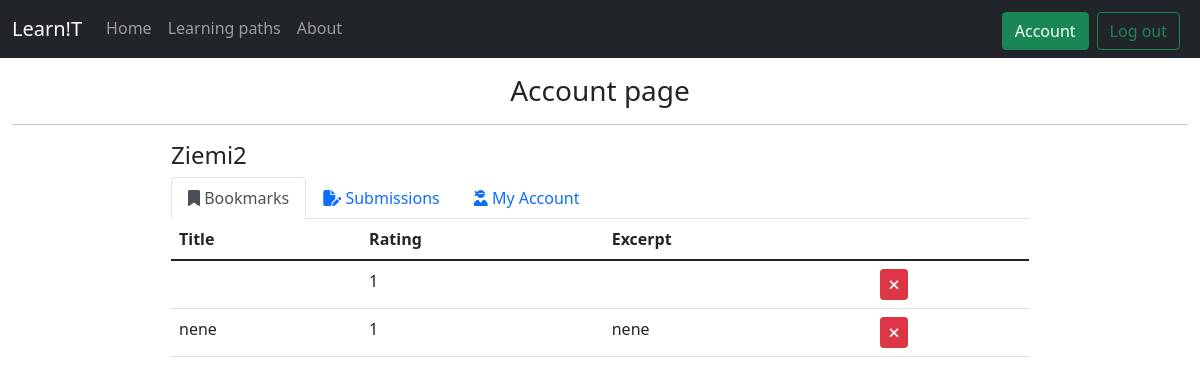
The app's page /account (signed in) with its own data.
### tables this page shows
CREATE TABLE users (                    
    id INTEGER PRIMARY KEY AUTOINCREMENT,  
    login TEXT NOT NULL UNIQUE,
    passwordhash TEXT NOT NULL UNIQUE,
    email TEXT NOT NULL UNIQUE,
    isActive INTEGER NOT NULL,
    voted TEXT DEFAULT "",
    bookmarks TEXT DEFAULT "0"
    );

CREATE TABLE lpaths (
    id INTEGER PRIMARY KEY AUTOINCREMENT,
    title TEXT NOT NULL,
    tags TEXT,
    excerpt TEXT,
    body TEXT,
    rating INTEGER DEFAULT 0,
    isActive INTEGER DEFAULT 0,
    voted TEXT DEFAULT "",
    userId INTEGER,
    FOREIGN KEY(userId) REFERENCES users(id)
);

### app.py (the view)
@app.route('/account', methods=['GET', 'POST'])
@login_required
def account():
    userId = session['user_id']
    bookmarks = []
    if(userId):
        with sqlite3.connect(_DB) as conn:
            cur = conn.cursor()
            user = cur.execute(
                "SELECT * FROM users WHERE id = ?", (int(userId),)).fetchall()[0]
            bookmarksId = cur.execute(
                "SELECT bookmarks FROM users WHERE id = ?", (int(userId),)).fetchall()[0][0]
            print(f"user: {user}")
            bookmarksId = bookmarksId.split(',')
            for pathId in bookmarksId:
                bookmarks.append(cur.execute(
                    "SELECT * FROM lpaths WHERE id = ?", (int(pathId),)).fetchall())
            bookmarks.pop(0)
            submissions = cur.execute(
                "SELECT * FROM lpaths WHERE userId = ?", (int(userId),)).fetchall()
    return render_template('account.html', active=active, bookmarks=bookmarks, submissions=submissions, userId=userId, user=user)

### helpers.py (called while the page is built)
def login_required(f):
    @wraps(f)
    def decorated_function(*args, **kwargs):
        if session.get("user_id") is None:
            return redirect("/login")
        return f(*args, **kwargs)
    return decorated_function

### templates/account.html (shortened to what this page needs)
{% extends "layout.html" %} {% block title %} Account {% endblock %} {% block
main %}
<h3 class="text-center">
  Account page
  <hr />
</h3>
<div class="container-fluid w-75">
  <h4 class="">{{user[1]}}</h4>
  <ul class="nav nav-tabs" id="myTab" role="tablist">
    <li class="nav-item" role="presentation">
      <button
        class="nav-link active"
        id="bookmarks-tab"
        data-bs-toggle="tab"
        data-bs-target="#bookmarks"
        type="button"
        role="tab"
        aria-controls="bookmarks"
        aria-selected="true"
      >
        <i class="fa-solid fa-bookmark"></i> Bookmarks
      </button>
    </li>
    <li class="nav-item" role="presentation">
      <button
        class="nav-link"
        id="submissions-tab"
        data-bs-toggle="tab"
        data-bs-target="#submissions"
        type="button"
        role="tab"
        aria-controls="submissions"
        aria-selected="false"
      >
        <i class="fa-solid fa-file-pen"></i> Submissions
      </button>
    </li>
    <li class="nav-item" role="presentation">
      <button
        class="nav-link"
        id="Account-tab"
        data-bs-toggle="tab"
        data-bs-target="#Account"
        type="button"
        role="tab"
        aria-controls="Account"
        aria-selected="false"
      >
        <i class="fa-solid fa-user-ninja"></i> My Account
      </button>
    </li>
  </ul>
  <div class="tab-content" id="myTabContent">
    <div
      class="tab-pane fade show active"
      id="bookmarks"
      role="tabpanel"
      aria-labelledby="bookmarks-tab"
    >
      {%if bookmarks%}
      <table class="table table-hover">
        <thead>
          <tr>
            <th scope="col">Title</th>
            <th scope="col">Rating</th>
            <th scope="col">Excerpt</th>
            <th scope="col"></th>
          </tr>
        </thead>
        <tbody>
          {%for path in bookmarks%}
          <tr>
            <td
              style="cursor: pointer"
              onclick="window.location='./path?id={{path[0][0]}}';"
            >
              {{path[0][1]}}
            </td>
            <td>{{path[0][5]}}</td>
            <td>{{path[0][3]}}</td>
            <td>
              <button
                class="btn btn-danger btn-sm mw-1"
                data-placement="right"
                type="button"
                onclick="removeBookmark('{{path[0][0]}}')"
              >
                <i class="fa-solid fa-xmark"></i>
              </button>
            </td>
          </tr>
          {%endfor%}
        </tbody>
      </table>
      {%else%}
      <h4 class="text-center pt-5">No bookmarks saved</h4>
      {%endif%}
    </div>
  </div>
</div>
{% endblock %}

### records on screen
users: login "Ziemi2"
lpaths: rating "1"
lpaths: title "nene", rating "1", excerpt "nene"
